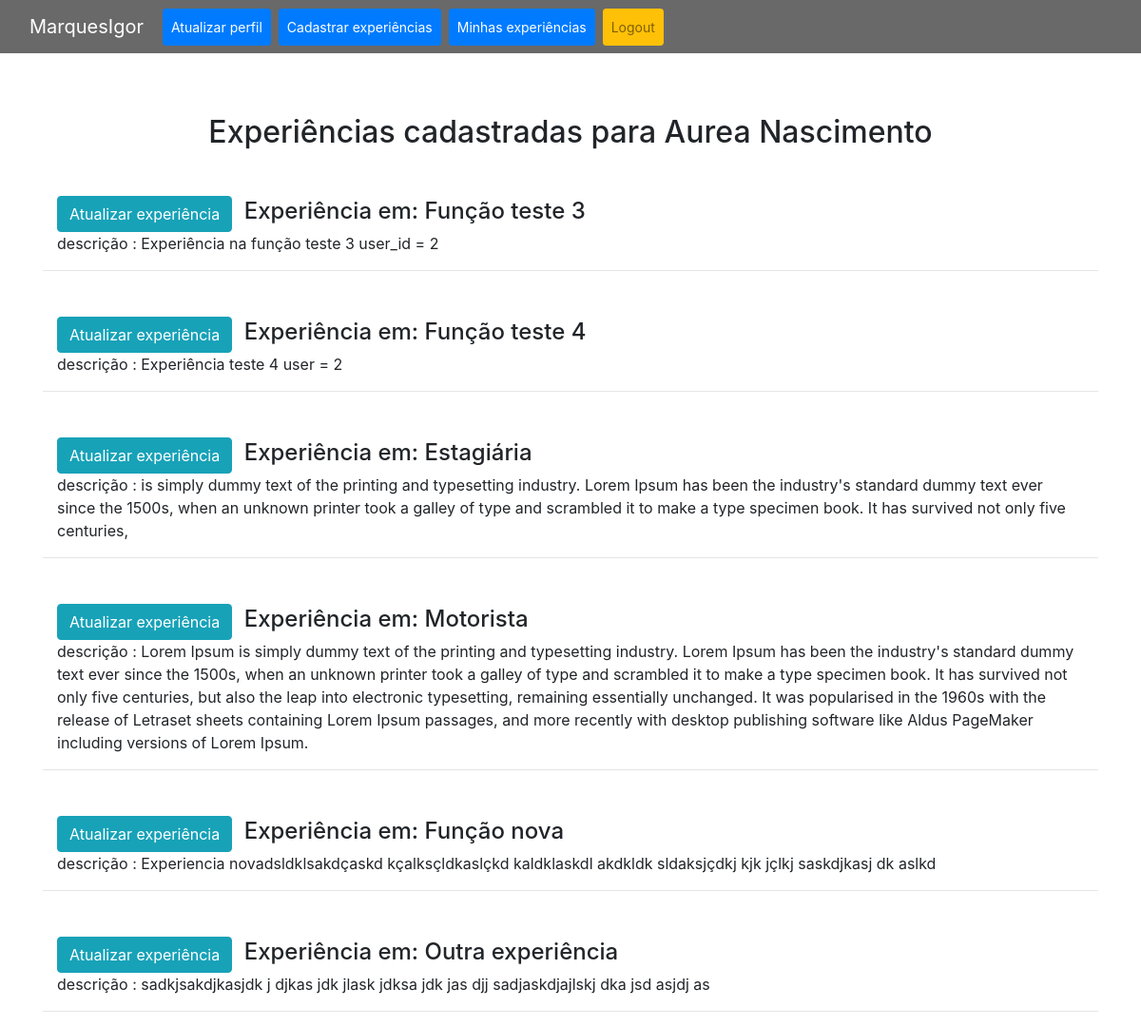
Page /candidate/listar-experiencias/2/ (signed in) on the committed database.
### app_candidate/models.py (models this page shows, shortened)
class Experience(models.Model):
    user = models.ForeignKey(
        User, on_delete=models.CASCADE, blank=True, null=True)
    name = models.CharField(max_length=255, blank=True, null=True)
    description = models.TextField(blank=True, null=True)

### app_candidate/views.py (the view)
class ExperienceListView(LoginRequiredMixin, ListView):
    model = Experience
    template_name = 'list_experience.html'
    context_object_name = 'experience_list'
    login_url = reverse_lazy('app_candidate:login_candidate')
    def dispatch(self, request: HttpRequest, *args: Any, **kwargs: Any) -> HttpResponse:
        if not self.request.user.is_authenticated:
            messages.warning(self.request, 'Você precisa estar logado!')
            return redirect(self.get_login_url())
        candidate_id = self.kwargs['candidate_id']
        if candidate_id != self.request.user.id:
            messages.warning(
                self.request, 'Acesso negado para consultar outros usuários!')
            return redirect('app_candidate:home_candidate')
        return super().dispatch(request, *args, **kwargs)
    def get_queryset(self) -> QuerySet[Any]:
        candidate_id = self.kwargs['candidate_id']
        queryset = super().get_queryset()
        queryset = queryset.filter(user_id=candidate_id)
        return queryset

### app_candidate/templates/list_experience.html (shortened to what this page needs)
{% extends 'base_candidates.html' %}
{% block content %}
{% include 'partials/_nav_candidate.html' %}
<div class="container-sm" style="margin-top: 4rem">
<h2 class="text-center">Experiências cadastradas para {{ user.first_name }} {{ user.last_name }}</h2>
{% if experience_list%}
{% for experience in experience_list %}
<div class="container-sm mt-5   ">
    <span><a href="{% url 'app_candidate:update_experience' candidate_id=user.id  pk=experience.id %}" class="btn btn-info  mr-2">Atualizar experiência</a></span>
    <h4 style="display: inline;">Experiência em: {{ experience.name }}</h4>
    <p>descrição : {{ experience.description }}</p>
</div><hr>
{% endfor %}
{% else %}
<h2>Nenhuma experiência cadastrada ainda.</h2>
{% endif %}
</div>
{% endblock content %}

### rows in the picture
Experience: name "Função teste 3", description "Experiência na função teste 3 user_id = 2"
Experience: name "Função teste 4", description "Experiência teste 4 user = 2"
Experience: name "Estagiária", description "is simply dummy text of the printing and typesetting industry. Lorem Ipsum has been the industry's standard dummy text ever since the 1500s, when an unknown printer took a galley of type and scrambled it to make a type specimen book. It has survived not only five centuries,"
Experience: name "Motorista", description "Lorem Ipsum is simply dummy text of the printing and typesetting industry. Lorem Ipsum has been the industry's standard dummy text ever since the 1500s, when an unknown printer took a galley of type and scrambled it to make a type specimen book. It has survived not only five centuries, but also the leap into electronic typesetting, remaining essentially unchanged. It was popularised in the 1960s with the release of Letraset sheets containing Lorem Ipsum passages, and more recently with desktop publishing software like Aldus PageMaker including versions of Lorem Ipsum."
Experience: name "Função nova", description "Experiencia novadsldklsakdçaskd kçalksçldkaslçkd kaldklaskdl akdkldk sldaksjçdkj kjk jçlkj saskdjkasj dk aslkd"
Experience: name "Outra experiência", description "sadkjsakdjkasjdk j djkas jdk jlask jdksa jdk jas djj sadjaskdjajlskj dka jsd asjdj as"

### other values in the picture
{{ user.first_name }} "Aurea"
{{ user.last_name }} "Nascimento"
